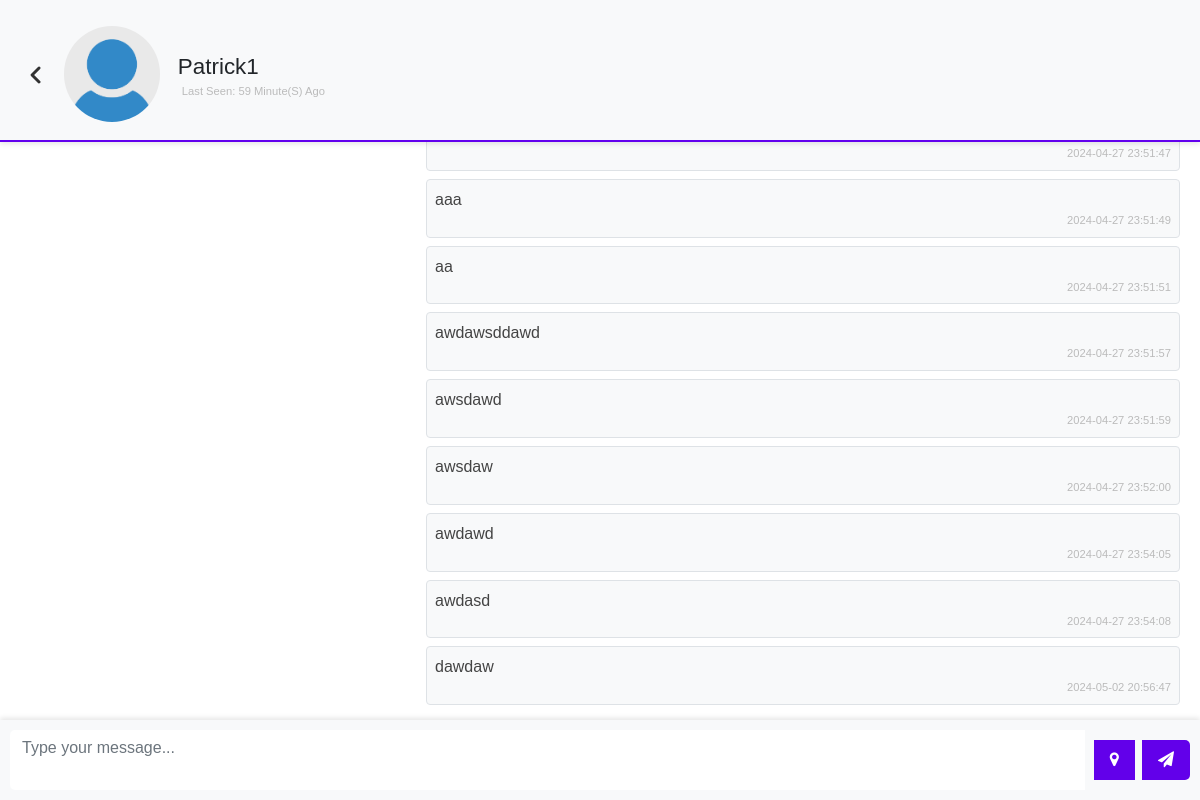
Screenshot of /chat.php?user=patrick1 (signed in) with the database file from the repository.
### tables this page shows
CREATE TABLE `users` (
  `user_id` int(11) NOT NULL,
  `name` varchar(255) NOT NULL,
  `username` varchar(255) NOT NULL,
  `email` varchar(255) NOT NULL,
  `password` varchar(255) NOT NULL,
  `p_p` varchar(255) DEFAULT 'user-default.png',
  `code` text NOT NULL,
  `is_admin` tinyint(1) NOT NULL,
  `last_seen` datetime NOT NULL DEFAULT current_timestamp()
);

CREATE TABLE `chats` (
  `chat_id` int(11) NOT NULL,
  `from_id` int(11) NOT NULL,
  `to_id` int(11) NOT NULL,
  `message` text NOT NULL,
  `opened` tinyint(1) NOT NULL DEFAULT 0,
  `created_at` datetime NOT NULL DEFAULT current_timestamp()
);

### app/helpers/user.php (called while the page is built)
<?php
function getUser($username, $conn){
   $sql = "SELECT * FROM users
           WHERE username=?";
   $stmt = $conn->prepare($sql);
   $stmt->execute([$username]);
   if ($stmt->rowCount() === 1) {
   	 $user = $stmt->fetch();
   	 return $user;
   }else {
   	$user = [];
   	return $user;
   }
}

### app/helpers/timeAgo.php (called while the page is built, shortened)
<?php
function last_seen($date_time){
   $timestamp = strtotime($date_time);
   $strTime = array("second", "minute", "hour", "day", "month", "year");
   $length = array("60","60","24","30","12","10");
   $currentTime = time();
   if($currentTime >= $timestamp) {
		$diff     = time()- $timestamp;
		for($i = 0; $diff >= $length[$i] && $i < count($length)-1; $i++) {
		$diff = $diff / $length[$i];
		}
		$diff = round($diff);
		if ($diff < 59 && $strTime[$i] == "second") {
			return 'Active';
		}else {
			return $diff . " " . $strTime[$i] . "(s) ago ";
		}
   }
}

### app/helpers/chat.php (called while the page is built)
<?php
function getChats($id_1, $id_2, $conn){
   $sql = "SELECT * FROM chats
           WHERE (from_id=? AND to_id=?)
           OR    (to_id=? AND from_id=?)
           ORDER BY chat_id ASC";
    $stmt = $conn->prepare($sql);
    $stmt->execute([$id_1, $id_2, $id_1, $id_2]);
    if ($stmt->rowCount() > 0) {
    	$chats = $stmt->fetchAll();
    	return $chats;
    }else {
    	$chats = [];
    	return $chats;
    }
}

### chat.php (the view, shortened to what this page needs)
<?php
  if (isset($_SESSION['username'])) {
  	include 'app/db.conn.php';
  	include 'app/helpers/user.php';
  	include 'app/helpers/chat.php';
  	include 'app/helpers/timeAgo.php';
  	$chatWith = getUser($_GET['user'], $conn);
  	$chats = getChats($_SESSION['user_id'], $chatWith['user_id'], $conn);
?>
<!DOCTYPE html>
<html lang="en">
<head>
	<link href="https://cdn.jsdelivr.net/npm/bootstrap@5.0.1/dist/css/bootstrap.min.css" rel="stylesheet">
	<link rel="stylesheet"
	      href="css/style.css">
	<link rel="stylesheet" href="https://cdnjs.cloudflare.com/ajax/libs/font-awesome/4.7.0/css/font-awesome.min.css">
	<link rel="stylesheet" href="https://unpkg.com/leaflet/dist/leaflet.css" />
</head>
<body class="d-flex
             justify-content-center
             vh-100">
    <div class="w-400 rounded">
	<div class="pic-container">
	<a href="home.php"><img src="back.png" alt="" id="back-icon"></a>
	<div class="d-flex align-items-center mt-3 ">
    	   	  <img src="uploads/<?=$chatWith['p_p']?>"
    	   	       class="w-15 rounded-circle mb-2">
               <h3 class="display-4 fs-sm m-2 chat-username">
               	  <?=$chatWith['name']?> <br>
               	  <div class="d-flex
               	              align-items-center"
               	        title="online">
               	    <?php
                        if (last_seen($chatWith['last_seen']) == "Active") {
               	    ?>
               	        <div class="online"></div>
               	        <small class="d-block p-1">Online</small>
               	  	<?php }else{ ?>
               	         <small class="d-block p-1">
               	         	Last seen:
               	         	<?=last_seen($chatWith['last_seen'])?>
               	         </small>
               	  	<?php } ?>
               	  </div>
               </h3>
    	   </div>
    </div>
	<div class="chat-container">
    	   <div class="p-1 rounded
    	               d-flex flex-column
    	                mt-2 chat-box"
    	        id="chatBox">
    	        <?php
                     if (!empty($chats)) {
                     foreach($chats as $chat){
                     	if($chat['from_id'] == $_SESSION['user_id'])
                     	{ ?>
						<p class="rtext align-self-end
						        border rounded p-2 mb-2">
						    <?=$chat['message']?>
						    <small class="d-block">
						    	<?=$chat['created_at']?>
						    </small>
						</p>
                    <?php }
                     }
    	   	} ?>
    	   </div>
    </div>
	<div class="input-group message-input">
    <textarea id="message" class="form-control" placeholder="Type your message..."></textarea>
    <button onclick="shareLocation()"id="locationBtn" class="btn btn-secondary location-btn"><i class="fa fa-map-marker"></i></button>
    <button id="sendBtn" class="btn btn-secondary"><i class="fa fa-paper-plane"></i></button>
</div>
    </div>
 </body>
 </html>
<?php
  }else{
  	header("Location: index.php");
   	exit;
  }
 ?>

### css/style.css (style rules this page uses)
.vh-100 { min-height: 100vh; }
.w-400 { width: 100%; height: 100vh; padding-left:1rem; padding-right:1rem; }
a { text-decoration: none; }
.w-15 { width: 15%; }
.fs-sm { font-size: 1.4rem; }
small { color: #bbb; font-size: 0.7rem; text-align: right; }
.chat-box { overflow-y: auto; overflow-x: hidden; max-height: 50vh; }
.rtext { width: 65%; background: #f8f9fa; color: #444; }
textarea { resize: none; }
body { font-family: "Poppins", sans-serif; }
html { scrollbar-width: none; }
#back-icon { margin-top: 10px; margin-left:0.5rem; }
.btn-secondary { background-color:#6200EA; }
.pic-container { border-bottom: 2px solid #6200EE; }
.chat-box { max-height: 100vh; overflow-y: auto; }
.message-input { position: fixed; bottom: 0; left: 0; width: 100%; background-color: #f8f9fa; padding: 10px; display: flex; align-items: center; box-shadow: 0px -2px 5px rgba(0, 0, 0, 0.1); }
.message-input textarea { flex: 1; margin-right: 10px; border: none; border-radius: 5px; resize: none; }
.message-input button { border: none; color: #fff; padding: 8px 16px; border-radius: 5px; cursor: pointer; }
.pic-container { position: fixed; top: 0; left: 0; width: 100%; background-color: #f8f9fa; padding: 10px; display: flex; align-items: center; box-shadow: 0px 2px 5px rgba(0, 0, 0, 0.1); }
.pic-container img { margin-right: 10px; border-radius: 50%; }
.chat-container { padding-top: 100px; height: 100vh; padding-bottom: 10px; max-height: calc(110vh - 156px); overflow-y: auto; }
.location-btn { margin-right: 0.5rem; }
a { color: #6200EE; text-transform: capitalize; }
.chat-username { text-transform: capitalize; }

### rows the page displays
users: p_p (placeholder picture), name "Patrick1", last_seen "59 Minute(S) Ago"
chats: created_at "2024-04-27 23:51:47"
chats: message "aaa", created_at "2024-04-27 23:51:49"
chats: message "aa", created_at "2024-04-27 23:51:51"
chats: message "awdawsddawd", created_at "2024-04-27 23:51:57"
chats: message "awsdawd", created_at "2024-04-27 23:51:59"
chats: message "awsdaw", created_at "2024-04-27 23:52:00"
chats: message "awdawd", created_at "2024-04-27 23:54:05"
chats: message "awdasd", created_at "2024-04-27 23:54:08"
chats: message "dawdaw", created_at "2024-05-02 20:56:47"
